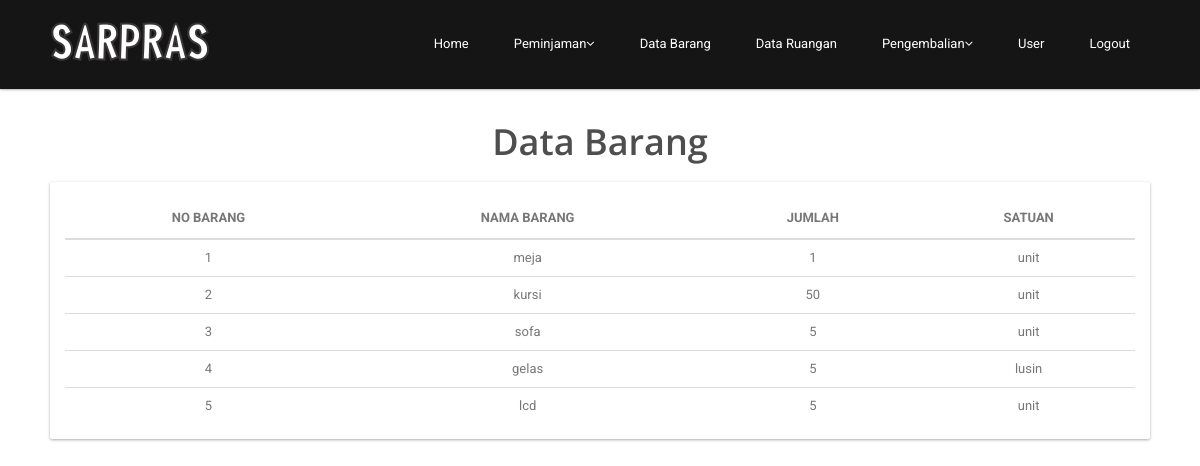
The page /barang (signed in) on the database its author committed.
### tables this page shows
CREATE TABLE `tb_barang` (
  `id` int(10) UNSIGNED NOT NULL,
  `nama_barang` varchar(255) NOT NULL,
  `jumlah` int(11) NOT NULL,
  `satuan` varchar(30) NOT NULL,
  `created_at` timestamp NULL DEFAULT NULL,
  `updated_at` timestamp NULL DEFAULT NULL
);

### app/controller/barang.php (called while the page is built, shortened)
<?php
class barang extends controller {
    function __construct()
    {
        $this->model = $this->model->load('barang');
    }
    function index(){
        $this->view->data = $this->model->getData();
        $this->view->display('barang','admin');
    }
  }

### index.php (called while the page is built, shortened)
<?php
require 'config/database.php';
require 'libs/controller.php';
require 'libs/model.php';
require 'libs/database.php';
$app = new routing();

### libs/database.php (called while the page is built, shortened)
<?php
class database extends PDO {
    public function selectAll($query, $fetchMode = PDO::FETCH_ASSOC) {
        try {
            $stmt = $this->prepare($query);
            $stmt->execute();
            return $stmt->fetchAll($fetchMode);
        } catch (PDOException $e) {
            echo $e->getMessage();
        }
    }
}

### app/model/m_barang.php (called while the page is built, shortened)
<?php
class m_barang extends model {
    function getData() {
        return $this->db->selectAll("SELECT * FROM tb_barang");
    }
  }

### libs/controller.php (called while the page is built, shortened)
<?php
class controller {
    function __construct() {
        $this->model = new model();
    }
}

### libs/model.php (called while the page is built, shortened)
<?php
class model {
    function __construct() {
        $this->db = new database();
    }
    function load($model) {
        $path = 'app/model/m_' . $model . '.php';
        if (file_exists($path)) {
            return new $modelName();
        } else {
            echo 'Kesalahan: m_' . $model . '.php tidak ditemukan';
        }
    }
}

### app/view/admin/v_barang.php (the view, shortened to what this page needs)
<?php require_once(__DIR__.'/../part/header.php');?>
<div id="page-login" class="page-logreg">
    <div id="main">
        <div class="container clearfix">
          <br>
          <br>
          <br>
          <br>
          <div class="center wow fadeInDown">
              <h2>Data Barang</h2>
          </div>
            <div class="card clearfix section">
                <div class="card-body">
                    <div class="desktop">
                        <table>
                            <thead>
                            <tr>
                                <th>No Barang</th>
                                <th>Nama Barang</th>
                                <th>Jumlah</th>
                                <th>Satuan</th>
                            </tr>
                            </thead>
                            <tbody>
                            <?php foreach ($this->data as $key => $value){?>
                            <tr>
                                <td><?php echo $value['id'] ?></td>
                                <td><?php echo $value['nama_barang'] ?></td>
                                <td><?php echo $value['jumlah'] ?></td>
                                <td><?php echo $value['satuan'] ?></td>
                            </tr>
                            <?php } ?>
                            </tbody>
                        </table>
                    </div>
                </div>
            </div>
        </div>
    </div>

### public/css/main.css (style rules this page uses)
h1, h2, h3, h4, h5, h6 { font-weight: 600; font-family: 'Open Sans', sans-serif; color:#4e4e4e; }
h2 { font-size: 20px; }
.center h2 { font-size: 36px; margin-top: 0; margin-bottom: 20px; }
.center { text-align: center; }

### public/css/style.css (style rules this page uses)
.container { width: 1100px; padding: 0px }
.card { position: relative; background-color: #fff; color: #313534; border-radius: 2px; -webkit-box-shadow: 0 1px 3px 0 rgba(0, 0, 0, 0.33); box-shadow: 0 1px 3px 0 rgba(0, 0, 0, 0.33) }
.card-body { padding: 15px; position: relative }
table { width: 100%; color: #777 }
table th { vertical-align: middle; text-transform: uppercase; padding: 8px; text-align: center; line-height: 25px; border-bottom: 2px solid #ddd }
table tbody td { padding: 8px; border-top: 1px solid #ddd; vertical-align: top; line-height: 20px; text-align: center; vertical-align: middle; }
#main { margin: 70px 0px 0px }

### rows shown on the page
tb_barang: id "1", nama_barang "meja", jumlah "1", satuan "unit"
tb_barang: id "2", nama_barang "kursi", jumlah "50", satuan "unit"
tb_barang: id "3", nama_barang "sofa", jumlah "5", satuan "unit"
tb_barang: id "4", nama_barang "gelas", jumlah "5", satuan "lusin"
tb_barang: id "5", nama_barang "lcd", jumlah "5", satuan "unit"
